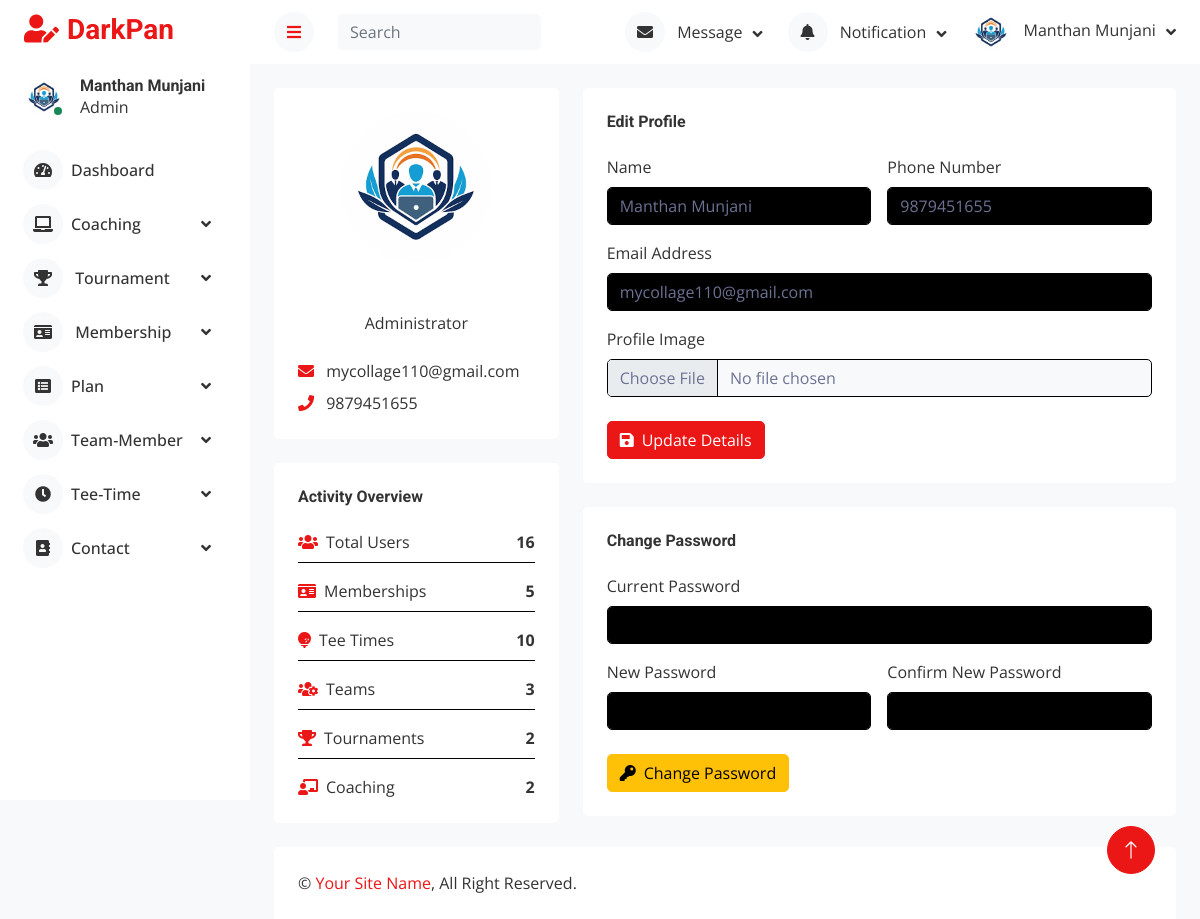
The page /admin/profile.php (signed in) on the database its author committed.
### tables this page shows
CREATE TABLE `signup` (
  `id` int(25) NOT NULL,
  `username` varchar(25) NOT NULL,
  `email` varchar(25) NOT NULL,
  `password` text NOT NULL,
  `phone` varchar(15) DEFAULT NULL,
  `image` varchar(255) DEFAULT NULL
);

### admin/profile.php (the view, shortened to what this page needs)
<?php
include "lib/db.php";
$admin_id = $_SESSION['user_id'];
$stmt = $con->prepare("SELECT * FROM signup WHERE id = ?");
$stmt->bind_param("i", $admin_id);
$stmt->execute();
$admin = $stmt->get_result()->fetch_assoc();
$coaching_count = ($res = mysqli_query($con, "SELECT COUNT(id) AS total FROM coaching")) ? mysqli_fetch_assoc($res)['total'] : 0;
$membership_count = ($res = mysqli_query($con, "SELECT COUNT(id) AS total FROM membership")) ? mysqli_fetch_assoc($res)['total'] : 0;
$team_count = ($res = mysqli_query($con, "SELECT COUNT(id) AS total FROM team")) ? mysqli_fetch_assoc($res)['total'] : 0;
$register_count = ($res = mysqli_query($con, "SELECT COUNT(id) AS total FROM register")) ? mysqli_fetch_assoc($res)['total'] : 0;
$tournament_count = ($res = mysqli_query($con, "SELECT COUNT(id) AS total FROM tounament")) ? mysqli_fetch_assoc($res)['total'] : 0;
$teetime_count = ($res = mysqli_query($con, "SELECT COUNT(id) AS total FROM tee_time")) ? mysqli_fetch_assoc($res)['total'] : 0;
$admin_image = !empty($admin['image']) ? "img/uploads/" . $admin['image'] : "img/user.jpg";
?>
<!DOCTYPE html>
<html lang="en">
<head>
    <link href="https://cdnjs.cloudflare.com/ajax/libs/font-awesome/5.10.0/css/all.min.css" rel="stylesheet">
    <link href="https://cdn.jsdelivr.net/npm/bootstrap-icons@1.4.1/font/bootstrap-icons.css" rel="stylesheet">
    <link href="css/bootstrap.min.css" rel="stylesheet">
    <link href="css/style.css" rel="stylesheet">
</head>
<body>
    <div class="container-fluid position-relative d-flex p-0">
        <?php include "sidebar.php"; ?>
        <div class="content">
            <?php include "header.php"; ?>
            <div class="container-fluid pt-4 px-4">
                <div class="row g-4">
                    <div class="col-sm-12 col-xl-4">
                        <div class="bg-secondary rounded p-4 text-center">
                            <img class="rounded-circle mb-3" src="<?php echo htmlspecialchars($admin_image); ?>" alt="" style="width: 150px; height: 150px; object-fit: cover;">
                            <h4 class="mb-1">
</h4>
                            <p class="text-primary mb-3">Administrator</p>
                            <ul class="list-unstyled text-start mt-4 mb-0">
                                <li class="mb-2"><i class="fa fa-envelope text-primary me-2"></i> <?php echo htmlspecialchars($admin['email']); ?></li>
                                <li>
<i class="fa fa-phone text-primary me-2"></i>
<?php
echo htmlspecialchars(
    isset($admin['phone']) ? $admin['phone'] : 'Not set'
);
?>
</li>
                            </ul>
                        </div>
                         <div class="bg-secondary rounded p-4 mt-4">
                            <h6 class="mb-4">Activity Overview</h6>
                            <div class="d-flex justify-content-between mb-3 border-bottom pb-2">
                                <span><i class="fa fa-users text-primary me-2"></i>Total Users</span>
                                <strong><?php echo $register_count; ?></strong>
                            </div>
                            <div class="d-flex justify-content-between mb-3 border-bottom pb-2">
                                <span><i class="fa fa-id-card text-primary me-2"></i>Memberships</span>
                                <strong><?php echo $membership_count; ?></strong>
                            </div>
                            <div class="d-flex justify-content-between mb-3 border-bottom pb-2">
                                <span><i class="fa fa-golf-ball text-primary me-2"></i>Tee Times</span>
                                <strong><?php echo $teetime_count; ?></strong>
                            </div>
                            <div class="d-flex justify-content-between mb-3 border-bottom pb-2">
                                <span><i class="fa fa-users-cog text-primary me-2"></i>Teams</span>
                                <strong><?php echo $team_count; ?></strong>
                            </div>
                            <div class="d-flex justify-content-between mb-3 border-bottom pb-2">
                                <span><i class="fa fa-trophy text-primary me-2"></i>Tournaments</span>
                                <strong><?php echo $tournament_count; ?></strong>
                            </div>
                            <div class="d-flex justify-content-between mb-0">
                                <span><i class="fa fa-chalkboard-teacher text-primary me-2"></i>Coaching</span>
                                <strong><?php echo $coaching_count; ?></strong>
                            </div>
                        </div>
                    </div>
                    <div class="col-sm-12 col-xl-8">
                        <div class="bg-secondary rounded p-4 mb-4">
                            <h6 class="mb-4">Edit Profile</h6>
                            <form action="profile_action.php" method="POST" enctype="multipart/form-data">
                                <div class="row g-3">
                                    <div class="col-md-6">
                                        <label for="username" class="form-label">Name</label>
                                        <input type="text" class="form-control" style="background-color:#000;" id="username" name="username" value="<?php echo htmlspecialchars($admin['username']); ?>" required>
                                    </div>
                                    <div class="col-md-6">
                                        <label for="phone" class="form-label">Phone Number</label>
                                        <input type="text"
class="form-control"
style="background-color:#000;"
id="phone"
name="phone"
value="<?php echo htmlspecialchars(isset($admin['phone']) ? $admin['phone'] : ''); ?>">
                                    </div>
                                    <div class="col-md-12">
                                        <label for="email" class="form-label">Email Address</label>
                                        <input type="email" class="form-control" style="background-color:#000;" id="email" name="email" value="<?php echo htmlspecialchars($admin['email']); ?>" required>
                                    </div>
                                    <div class="col-md-12">
                                        <label for="image" class="form-label">Profile Image</label>
                                        <input class="form-control bg-dark" type="file" id="image" name="image">
                                    </div>
                                    <div class="col-12 mt-4">
                                        <button type="submit" class="btn btn-primary"><i class="fa fa-save me-2"></i>Update Details</button>
                                    </div>
                                </div>
                            </form>
                        </div>
                        <div class="bg-secondary rounded p-4">
                            <h6 class="mb-4">Change Password</h6>
                            <form action="profile_action.php" method="POST">
                                <div class="row g-3">
                                    <div class="col-md-12">
                                        <label for="current_password" class="form-label">Current Password</label>
                                        <input type="password" class="form-control" style="background-color:#000;" id="current_password" name="current_password" required>
                                    </div>
                                    <div class="col-md-6">
                                        <label for="new_password" class="form-label">New Password</label>
                                        <input type="password" class="form-control" style="background-color:#000;" id="new_password" name="new_password" required minlength="6">
                                    </div>
                                    <div class="col-md-6">
                                        <label for="confirm_password" class="form-label">Confirm New Password</label>
                                        <input type="password" class="form-control" style="background-color:#000;" id="confirm_password" name="confirm_password" required minlength="6">
                                    </div>
                                    <div class="col-12 mt-4">
                                        <button type="submit" class="btn btn-warning"><i class="fa fa-key me-2"></i>Change Password</button>
                                    </div>
                                </div>
                            </form>
                        </div>
                    </div>
                </div>
            </div>
            <div class="container-fluid pt-4 px-4">
                <div class="bg-secondary rounded-top p-4">
                    <div class="row">
                        <div class="col-12 col-sm-6 text-center text-sm-start">
                            &copy; <a href="#">Your Site Name</a>, All Right Reserved.
                        </div>
                    </div>
                </div>
            </div>
        </div>
        <a href="#" class="btn btn-lg btn-primary btn-lg-square back-to-top"><i class="bi bi-arrow-up"></i></a>
    </div>
</body>
</html>

### admin/css/style.css (style rules this page uses)
:root { --primary: #0d6efd; --secondary: #ffffff; --light: #6c757d; --dark: #f8f9fa; --text-color: #333333; }
body { color: var(--text-color); background-color: var(--dark); }
.bg-secondary { background-color: var(--secondary) !important; }
.bg-dark { background-color: var(--dark) !important; }
.bg-secondary p, .bg-secondary h6 { color: var(--text-color) !important; }
.back-to-top { position: fixed; display: none; right: 45px; bottom: 45px; z-index: 99; }
.btn { transition: .5s; }
.btn-lg-square { width: 48px; height: 48px; }
.btn-square, .btn-sm-square, .btn-lg-square { padding: 0; display: inline-flex; align-items: center; justify-content: center; font-weight: normal; border-radius: 50px; }
.content { margin-left: 250px; min-height: 100vh; background: var(--dark); transition: 0.5s; }
@media (min-width: 992px) { .content { width: calc(100% - 250px); } }

### rows shown on the page
signup: image (picture), email "mycollage110@gmail.com", phone "9879451655", username "Manthan Munjani"

### other values the page prints
$_SESSION['username'] "Manthan Munjani"
$register_count "16"
$membership_count "5"
$teetime_count "10"
$team_count "3"
$tournament_count "2"
$coaching_count "2"
